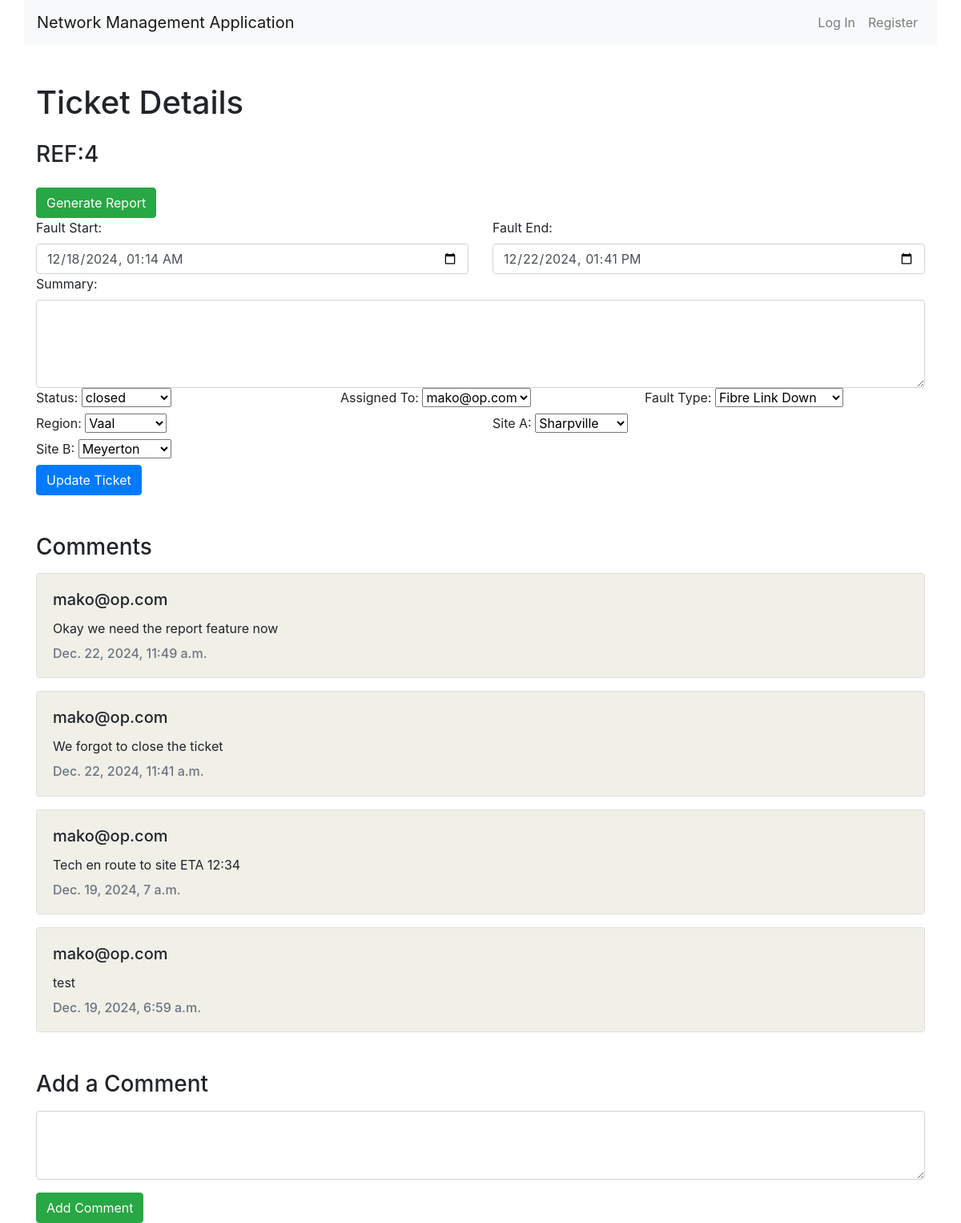
/tickets/4/details/, run on the app's committed database.
### nms/models.py (models this page shows, shortened)
class Ticket(models.Model):
    fault_start = models.CharField(max_length=255, null=True, blank=True)
    fault_end = models.CharField(max_length=255, null=True, blank=True)
    summary = models.TextField(null=True, blank=True)
    status = models.ForeignKey('TicketStatus', on_delete=models.CASCADE, related_name='tickets', default=1)
    created_at = models.DateTimeField(auto_now_add=True)
    assigned_to = models.ForeignKey(User, on_delete=models.CASCADE, related_name='tickets', null=True, blank=True)
    fault_type = models.ForeignKey(FaultType, on_delete=models.CASCADE, related_name='tickets', null=True, blank=True)
    region = models.ForeignKey(Region, on_delete=models.CASCADE, related_name='tickets', null=True, blank=True)
    site_A = models.ForeignKey(Site, on_delete=models.CASCADE, related_name='site_A_tickets', null=True, blank=True)
    site_B = models.ForeignKey(Site, on_delete=models.CASCADE, related_name='site_B_tickets', null=True, blank=True)

class TicketStatus(models.Model):
    name = models.CharField(max_length=50, unique=True)

class User(AbstractUser):
    pass

class FaultType(models.Model):
    name = models.CharField(max_length=100, unique=True)

class Region(models.Model):
    name = models.CharField(max_length=100, unique=True)

class Site(models.Model):
    name = models.CharField(max_length=100, unique=True)
    region = models.ForeignKey(Region, on_delete=models.CASCADE, related_name='sites')

class Comment(models.Model):
    ticket = models.ForeignKey(Ticket, on_delete=models.CASCADE, related_name='comments')
    user = models.ForeignKey(User, on_delete=models.CASCADE)
    content = models.TextField()
    created_date = models.DateTimeField(auto_now_add=True)

### nms/views.py (the view)
# urls.py: path('tickets/<int:ticket_id>/details/', views.view_ticket, name='view_ticket'),
def view_ticket(request, ticket_id):
    ticket = get_object_or_404(Ticket, id=ticket_id)
    comments = ticket.comments.select_related('user').order_by('-created_date')
    statuses = TicketStatus.objects.all()
    fault_types = FaultType.objects.all()
    regions = Region.objects.all()
    sites = Site.objects.all()
    users = User.objects.all()
    return render(request, 'nms/view_ticket.html', {
        'ticket': ticket,
        'statuses': statuses,
        'fault_types': fault_types,
        'regions': regions,
        'sites': sites,
        'users': users,
        'comments': comments
    })

### nms/templates/nms/view_ticket.html (shortened to what this page needs)
{% extends "nms/layout.html" %}
{% block body %}
<div class="container mt-5">
    <h1 class="mb-4">Ticket Details</h1>
    <h3 class="mb-4">REF:{{ ticket.id }}</h3>
    {% if ticket.status.name == "closed" %}
    <form method="GET" action="{% url 'ticket_pdf' ticket.id %}" class="mt-3">
        <button type="submit" class="btn btn-success">Generate Report</button>
    </form>
    {% endif %}
    <form id="edit-ticket-form" class="row g-3" action="{% url 'update_ticket' ticket.id %}">
        <div class="col-md-6">
            <label for="fault_start" class="form-label">Fault Start:</label>
            <input type="datetime-local" class="form-control" id="fault_start" name="fault_start" value="{{ ticket.fault_start }}">
        </div>
        <div class="col-md-6">
            <label for="fault_end" class="form-label">Fault End:</label>
            <input type="datetime-local" class="form-control" id="fault_end" name="fault_end" value="{{ ticket.fault_end }}">
        </div>
        <div class="col-12">
            <label for="summary" class="form-label">Summary:</label>
            <textarea class="form-control" id="summary" name="summary" rows="4">{{ ticket.summary }}</textarea>
        </div>
        <div class="col-md-4">
            <label for="status" class="form-label">Status:</label>
            <select class="form-select" id="status" name="status">
                {% for status in statuses %}
                <option value="{{ status.id }}" {% if ticket.status.id == status.id %}selected{% endif %}>
                    {{ status.name }}
                </option>
                {% endfor %}
            </select>
        </div>
        <div class="col-md-4">
            <label for="assigned_to" class="form-label">Assigned To:</label>
            <select class="form-select" id="assigned_to" name="assigned_to">
                {% for user in users %}
                <option value="{{ user.id }}" {% if ticket.assigned_to.id == user.id %}selected{% endif %}>
                    {{ user.username }}
                </option>
                {% endfor %}
            </select>
        </div>
        <div class="col-md-4">
            <label for="fault_type" class="form-label">Fault Type:</label>
            <select class="form-select" id="fault_type" name="fault_type">
                {% for fault_type in fault_types %}
                <option value="{{ fault_type.id }}" {% if ticket.fault_type.id == fault_type.id %}selected{% endif %}>
                    {{ fault_type.name }}
                </option>
                {% endfor %}
            </select>
        </div>
        <div class="col-md-6">
            <label for="region" class="form-label">Region:</label>
            <select class="form-select" id="region" name="region">
                {% for region in regions %}
                <option value="{{ region.id }}" {% if ticket.region.id == region.id %}selected{% endif %}>
                    {{ region.name }}
                </option>
                {% endfor %}
            </select>
        </div>
        <div class="col-md-6">
            <label for="site_A" class="form-label">Site A:</label>
            <select class="form-select" id="site_A" name="site_A">
                {% for site in sites %}
                <option value="{{ site.id }}" {% if ticket.site_A.id == site.id %}selected{% endif %}>
                    {{ site.name }}
                </option>
                {% endfor %}
            </select>
        </div>
        <div class="col-md-6">
            <label for="site_B" class="form-label">Site B:</label>
            <select class="form-select" id="site_B" name="site_B">
                {% for site in sites %}
                <option value="{{ site.id }}" {% if ticket.site_B.id == site.id %}selected{% endif %}>
                    {{ site.name }}
                </option>
                {% endfor %}
            </select>
        </div>
        <div class="col-12">
            <button type="button" class="btn btn-primary" id="update-ticket">Update Ticket</button>
        </div>
    </form>
    <h3 class="mt-5">Comments</h3>
    <div id="comments-section" class="mt-3">
        {% for comment in comments %}
        <div class="card mb-3">
            <div class="card-body comment">
                <h5 class="card-title">{{ comment.user.username }}</h5>
                <p class="card-text mt-2">{{ comment.content }}</p>
                <h6 class="card-subtitle text-muted">{{ comment.created_date }}</h6>
            </div>
        </div>
        {% empty %}
        <p>No comments yet.</p>
        {% endfor %}
    </div>
    <h3 class="mt-5">Add a Comment</h3>
    <form method="POST" action="{% url 'add_comment' ticket.id %}" class="mt-3">
        <textarea class="form-control mb-3" name="content" rows="3" required></textarea>
        <button type="submit" class="btn btn-success">Add Comment</button>
    </form>
</div>
{% endblock %}

### nms/static/nms/styles.css (style rules this page uses)
.comment { background-color: rgb(240, 240, 233); }

### data on the page
Ticket: id "4", fault_start "12/18/2024 01:14", fault_end "12/22/2024 13:41", status "closed", assigned_to "mako@op.com", fault_type "Fibre Link Down", region "Vaal", site_A "Sharpville", site_B "Meyerton"
Comment: user.username "mako@op.com", content "Okay we need the report feature now", created_date "Dec. 22, 2024, 11:49 a.m."
Comment: user.username "mako@op.com", content "We forgot to close the ticket", created_date "Dec. 22, 2024, 11:41 a.m."
Comment: user.username "mako@op.com", content "Tech en route to site ETA 12:34", created_date "Dec. 19, 2024, 7 a.m."
Comment: user.username "mako@op.com", content "test", created_date "Dec. 19, 2024, 6:59 a.m."
